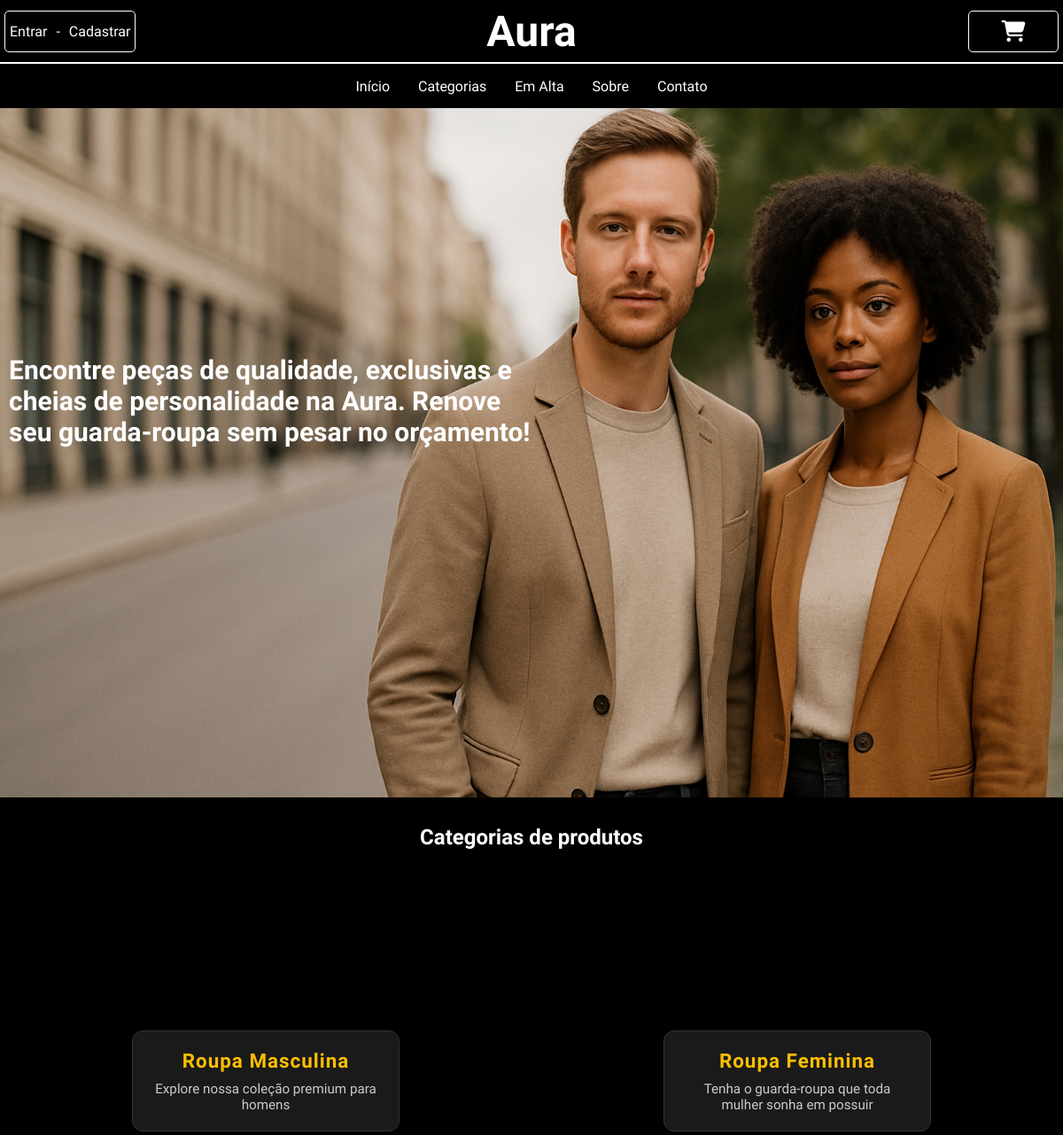
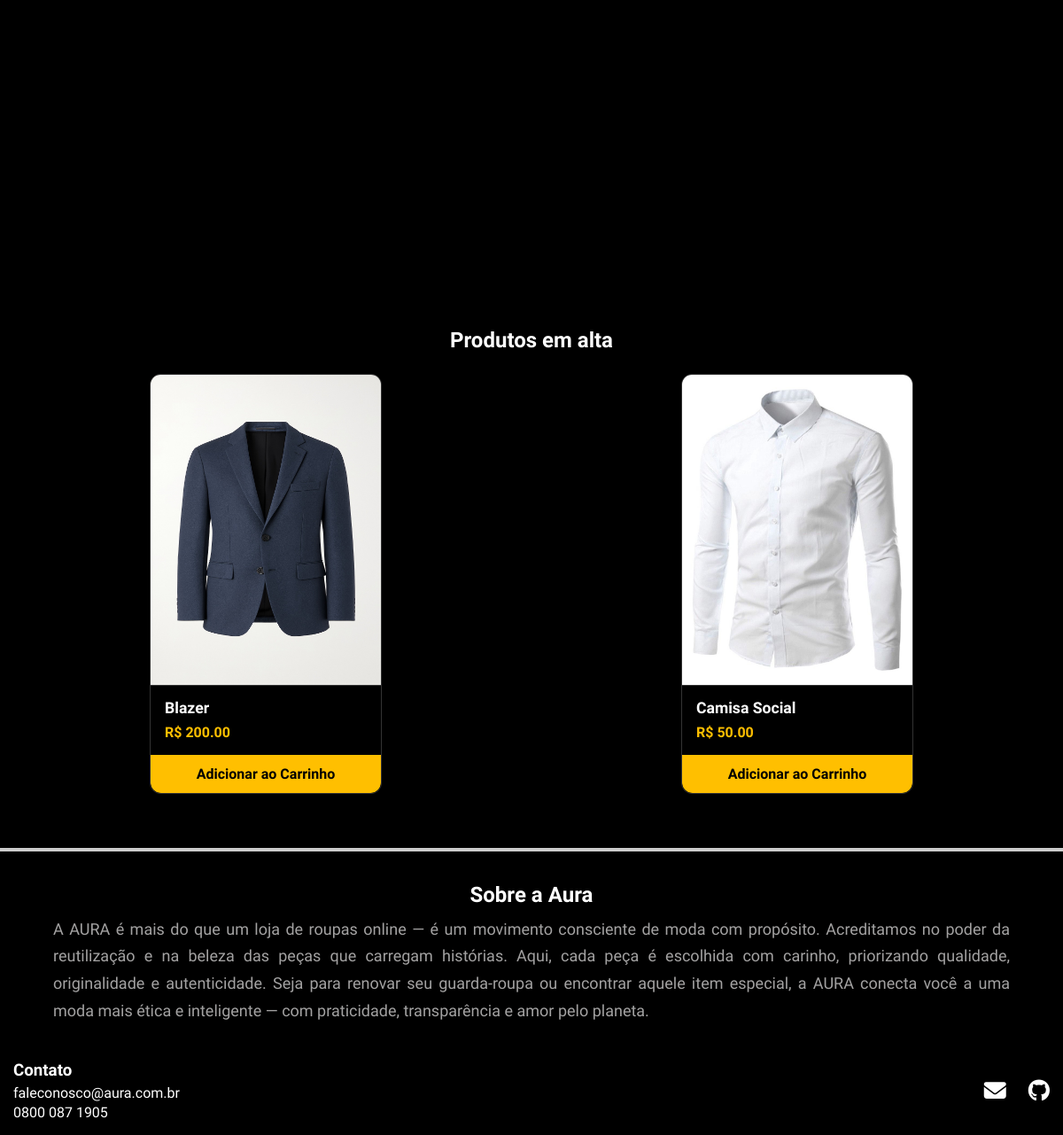
The page / on the database its author committed (2 pictures, top to bottom).
### auraapp/models.py (models this page shows, shortened)
class Categoria(models.Model):
    nome = models.CharField(max_length=100)
    descricao = models.CharField(max_length=300, default='Descrição')

class Produto(models.Model):
    nome = models.CharField(max_length=150)
    preco = models.DecimalField(max_digits=6, decimal_places=2)
    categoria = models.ForeignKey(Categoria, on_delete=models.CASCADE)
    imagem = models.ImageField(upload_to='./static/', default='./static/blazer.png')

### auraapp/views.py (the view)
# urls.py: path('', views.home, name='home'),
def home(request):
    produtos = Produto.objects.all()
    categorias = Categoria.objects.all()
    pedidos = Categoria.objects.all()
    clientes = Cliente.objects.all()
    return render(request, 'auraapp/index.html', {'produtos':produtos, 'categorias':categorias, 'pedidos':pedidos, 'clientes':clientes})

### auraapp/templates/auraapp/index.html (shortened to what this page needs)
<!DOCTYPE html>
<html lang="en">
<head>
    <link rel="stylesheet" href="https://cdnjs.cloudflare.com/ajax/libs/font-awesome/6.5.0/css/all.min.css">
</head>
<body>
    <header>
        <div class="title">
            <h1>Aura</h1>
            <div class="user">
                {% if request.session.cliente_id %}
                <p>Bem-vindo, {{ request.session.cliente_nome }}</p><p>-</p>  <a href="{% url 'logout' %}">Sair</a>
                {% else %}
                <a href="{% url 'login' %}">Entrar</a>
                <p>-</p>
                <a href="{% url 'cadastrar' %}">Cadastrar</a>
                {% endif %}
            </div>
            <div class="cart">
                <a href="{% url 'ver_carrinho'%}" class="cart-icon"><i class="fas fa-shopping-cart"></i></a>
            </div>
        </div>
        <navbar>
            <nav><a href="{% url 'home' %}">Início</a></nav>
            <nav><a href="#categorias">Categorias</a></nav>
            <nav><a href="#em-alta">Em Alta</a></nav>
            <nav><a href="#sobre">Sobre</a></nav>
            <nav><a href="#footer">Contato</a></nav>
        </navbar>
    </header>
    <main>
        <div class="secao1">
            <div class="background-image">
                <img src="../../static/capa.png">
                <h2 class="text-background">Encontre peças de qualidade, exclusivas e cheias de personalidade na Aura. Renove seu guarda-roupa sem pesar no orçamento! </h2>
            </div>
        </div>
        <div class="secao2" id="categorias">
            <div class="shead">
                <h2>Categorias de produtos</h2>
            </div>
            <div class="sbody">
                {% for categoria in categorias %}
                <a href="{% url 'categoria' categoria.id %}" class="categoria-card">
                    <h2>{{ categoria.nome }}</h2>
                    <p>{{ categoria.descricao }}</p>
                </a>
                {% endfor %}
            </div>
        </div>
        <div class="secao2" id="em-alta">
            <div class="shead">
                <h2>Produtos em alta</h2>
            </div>
            <div class="sbody">
                {% for produto in produtos%}
                <div class="product-card">
                    <a class="product-img" href="{% url 'produto' produto.id %}">
                        <img src="{{produto.imagem.url}}" alt="">
                    </a>
                    <div class="product-description">
                        <h3>{{produto.nome}}</h3>
                        <p>R$ {{produto.preco}}</p>
                    </div>
                    <div class="add-cart">
                        <a href="{% url 'adicionar_ao_carrinho' produto.id %}">Adicionar ao Carrinho</a>
                    </div>
                </div>
                {% endfor %}
            </div>
        </div>
        <div class="div_footer"></div>
        <div class="sobre" id="sobre">
            <h2 style="margin-bottom: 10px; margin-top: 10px;">Sobre a Aura</h2>
            <p id="sobre_aura">A AURA é mais do que um loja de roupas online — é um movimento consciente de moda com propósito. Acreditamos no poder da reutilização e na beleza das peças que carregam histórias.
Aqui, cada peça é escolhida com carinho, priorizando qualidade, originalidade e autenticidade. Seja para renovar seu guarda-roupa ou encontrar aquele item especial, a AURA conecta você a uma moda mais ética e inteligente — com praticidade, transparência e amor pelo planeta.</p>
        </div>
    </main>
    <footer id="footer">
        <div class="contato">
            <h3 style="margin-bottom: 5px;">Contato</h3>
            <p style="margin-bottom: 3px;">faleconosco@aura.com.br</p>
            <p>0800 087 1905</p>
        </div>
        <div class="icones">
            <a href="mailto:faleconosco@aura.com.br"><div class="icone fas fa-envelope" style="font-size: 25px; margin-right: 25px;"></div></a>
            <a href="https://github.com/Guithentges/Aura" target="_blank"><div class="icone fab fa-github" style="font-size: 25px;"></div></a>
        </div>
    </footer>
</body>
</html>

### auraapp/templates/auraapp/index.html (style rules this page uses)
a { text-decoration: none; }
.user { position: absolute; display: flex; flex-direction: row; justify-content: space-around; gap: 10px; align-items: center; left: 5px; width: fit-content; max-width: 400px; height: 45px; padding-inline: 5px; border-radius: 5px; border: 1px solid #fff; background-color: black; transition: all 500ms ease; }
.cart { position: absolute; display: flex; justify-content: center; align-items: center; right: 5px; width: 100px; height: 45px; border-radius: 5px; background-color: black; border: 1px solid #fff; transition: all 500ms ease; }
* { padding: 0; margin: 0; background-color: black; color: #fff; font-family: 'Raleway', sans-serif; }
header { z-index: 999; position: fixed; width: 100%; height: 120px; background-color: black; color: #fff; }
navbar { width: 100%; height: 50px; display: flex; flex-direction: row; justify-content: center; align-items: center; }
.background-image { width: 100%; }
.background-image img { width: 100%; z-index: 0; }
.text-background { position: absolute; top: 400px; z-index: 1; background: none; width: 600px; text-align: left; margin-left: 10px; font-size: 30px; transition: all 500ms ease; }
.secao2 { margin-top: 50px; padding-top: 120px; height: 550px; width: 100%; display: flex; flex-direction: column; }
.shead { height: 50px; display: flex; justify-content: center; align-items: center; }
.sbody { width: 100%; height: 500px; display: flex; flex-direction: row; align-items: center; justify-content: space-around; }
.categoria-card { width: 260px; background-color: #1a1a1a; color: #ffffff; border: 1px solid #333; border-radius: 12px; padding: 20px; box-shadow: 0 4px 12px rgba(0,0,0,0.5); transition: transform 0.3s ease, box-shadow 0.3s ease; text-align: center; cursor: pointer; }
.categoria-card h2 { font-size: 1.4rem; background-color: #1a1a1a; color: #FFBF00; margin-bottom: 10px; letter-spacing: 1px; }
.categoria-card p { font-size: 0.95rem; background-color: #1a1a1a; color: #ccc; }
.product-card { width: 260px; background-color: #1a1a1a; border: 1px solid #333; border-radius: 12px; overflow: hidden; box-shadow: 0 4px 12px rgba(0,0,0,0.5); color: #fff; transition: transform 0.3s ease, box-shadow 0.3s ease; }
.product-img { width: 100%; height: 350px; display: flex; justify-content: center; align-items: center; }
.product-card img { width: 100%; height: 350px; display: block; border-bottom: 1px solid #333; }
.product-description { padding: 16px; }
.product-description h3 { margin: 0 0 8px; font-size: 1.1rem; color: #fff; }
.product-description p { margin: 0; font-size: 1rem; color: #FFBF00; font-weight: bold; }
.add-cart a { width: 100%; display: flex; align-items: center; justify-content: center; background-color: #FFBF00; color: #000; padding: 12px; font-weight: bold; border-bottom-left-radius: 12px; border-bottom-right-radius: 12px; cursor: pointer; transition: background-color 0.3s; }
.add-cart { width: 100%; height: auto; display: flex; align-items: center; justify-content: center; }
.sobre { width: 100%; height: 200px; display: flex; flex-direction: column; justify-content: center; align-items: center; max-width: 1100px; margin: 0 auto; padding: 10px; }
footer { width: 100%; height: 100px; display: flex; flex-direction: row; justify-content: space-between; align-items: center; }
.div_footer { margin-top: 3rem; border-top: 4px solid #ccc; }
#sobre_aura { font-size: 18px; line-height: 1.7; color: #a3a2a2; text-align: justify; padding: 0 10px; }
.contato { padding-left: 15px; }
.icones { width: 50%; display: flex; flex-direction: row; justify-content: right; padding-right: 15px; }
.icone { cursor: pointer; }

### rows shown on the page
Categoria: nome "Roupa Masculina", descricao "Explore nossa coleção premium para homens"
Categoria: nome "Roupa Feminina", descricao "Tenha o guarda-roupa que toda mulher sonha em possuir"
Produto: imagem (picture), nome "Blazer", preco "200.00"
Produto: imagem (picture), nome "Camisa Social", preco "50.00"
